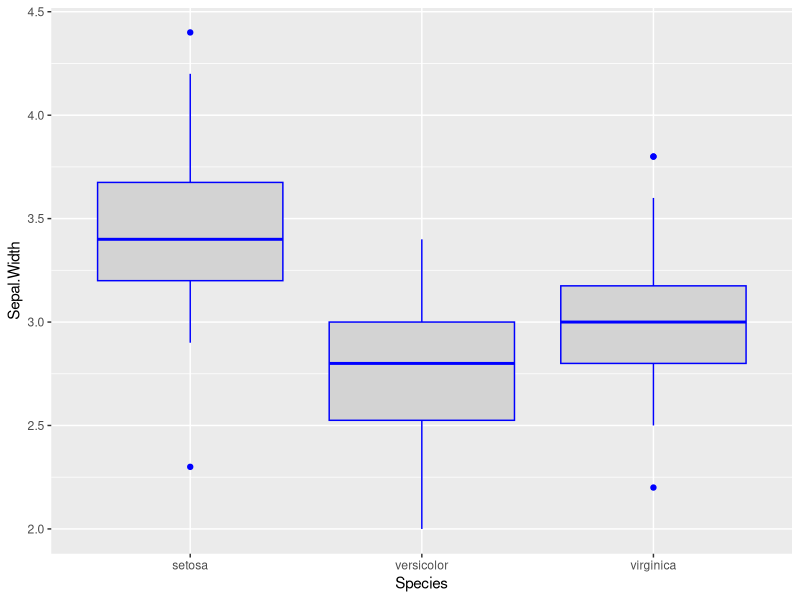

Here is the R script that generated this plot:
# Charger la bibliothèque ggplot2
  library(ggplot2)
  
  # Créer le graphique de boîte à moustaches avec des lignes médianes rouges et une épaisseur de ligne de 1
  ggplot(iris, aes(x = Species, y = Sepal.Width)) +
    geom_boxplot(color = "blue",  # Changer la couleur des bordures en bleu
                 fill = "lightgray",  # Remplir les boîtes avec une couleur gris clair
                 median.color = "red",  # Changer la couleur des lignes médianes en rouge
                 width = 0.8)  # Définir la largeur des boîtes
  